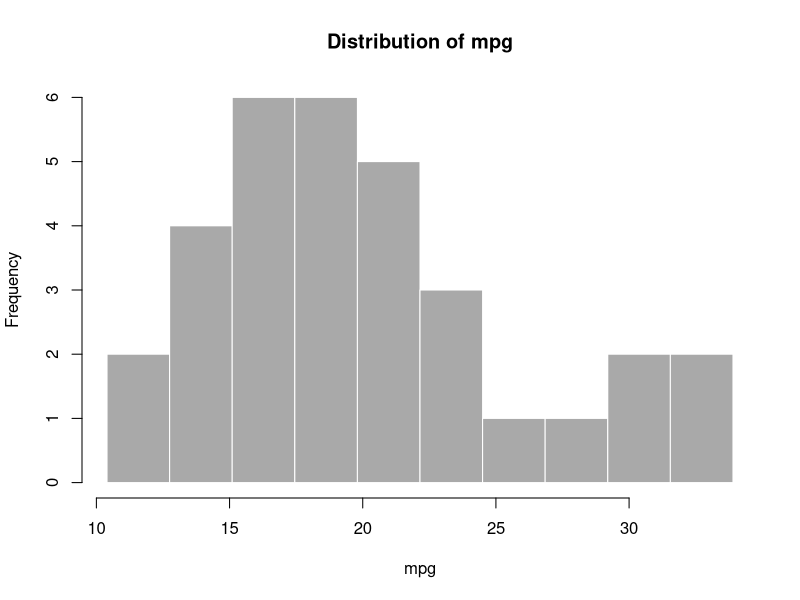
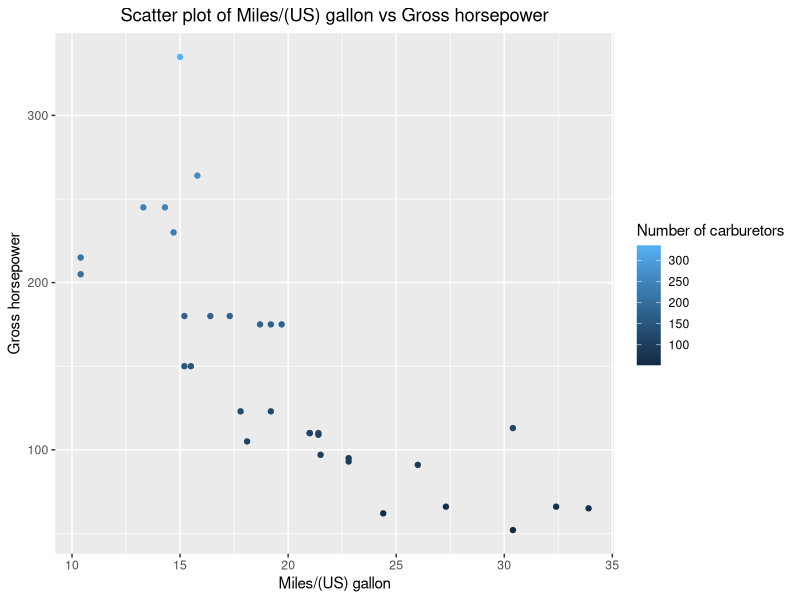

These charts were generated, in order, by the following R code:
## ---- chunk 1
knitr::opts_chunk$set(echo = FALSE)
## ---- chunk 2
data(mtcars)
summary(mtcars)
## ---- chunk 3
inputVar <- 'mpg'; inputBin <- 10; histVal <- mtcars[, inputVar]
hist(histVal, breaks = seq(min(histVal), max(histVal), length.out = inputBin+1),
     xlab = inputVar, main = paste('Distribution of', inputVar),
     col = 'darkgray', border = 'white')
## ---- chunk 4
library(ggplot2)
scatX <- 'Miles/(US) gallon'; scatY <- 'Gross horsepower'; scatC <- 'Number of carburetors'
ggplot(data = mtcars, aes(x = mpg, y = hp, color = hp)) + 
      geom_point() + xlab(scatX) + ylab(scatY) + labs(colour = scatC) +
      ggtitle(paste('Scatter plot of', scatX, 'vs', scatY)) +
      theme(plot.title = element_text(hjust = 0.5))
